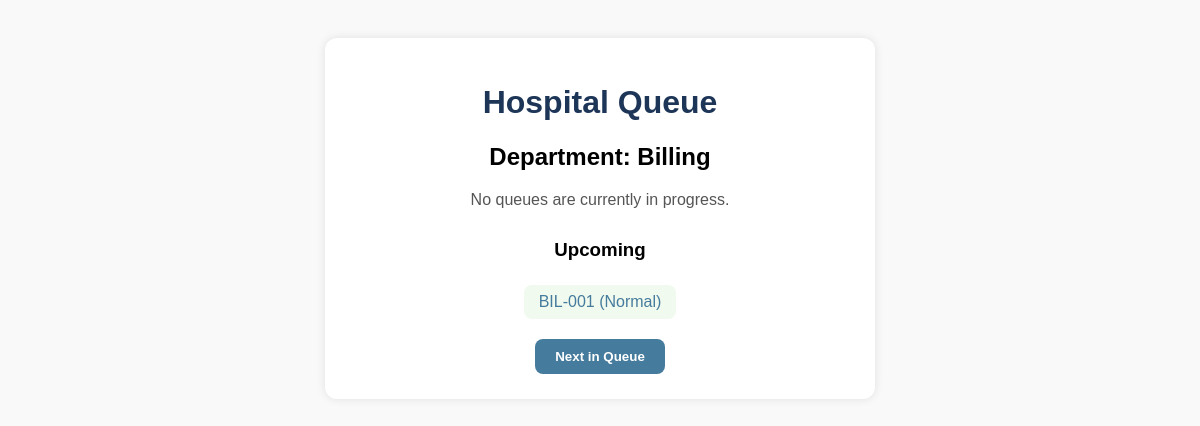
The app's page /queue_bil.php, older data.
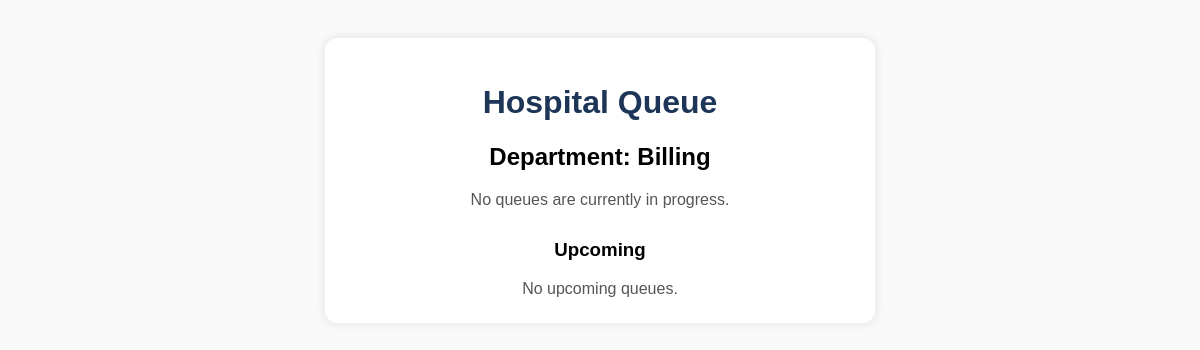
The same page, newer data.
### tables this page shows
CREATE TABLE `queues` (
  `qid` int(11) NOT NULL,
  `queue_num` varchar(20) NOT NULL,
  `status` enum('waiting','in-progress','completed') DEFAULT 'waiting',
  `service_name` enum('Blood Test','Urinalysis','Medication Pickup','Prescription Refill','Physical Therapy','X-ray Scan','CT Scan','Hemodialysis','Payment','Billing Inquiry','Ultrasound Scan','Record Request','Record Update') NOT NULL,
  `priority` enum('Normal','Emergency','PWD','Senior_Citizen','Pregnant') DEFAULT 'Normal',
  `department_id` int(11) NOT NULL,
  `created_at` datetime DEFAULT current_timestamp(),
  `updated_at` datetime DEFAULT current_timestamp() ON UPDATE current_timestamp()
);

### queue_bil.php (the view, shortened to what this page needs)
<?php
require('lib/conn.php');
$departmentId = isset($_GET['department_id']) ? intval($_GET['department_id']) : 1;
$deptName = "Unknown Department";
$deptStmt = $conn->prepare("SELECT name FROM departments WHERE dept_id = :dept_id");
$deptStmt->execute(['dept_id' => $departmentId]);
if ($row = $deptStmt->fetch()) {
    $deptName = $row['name'];
}
$currentStmt = $conn->prepare("
SELECT * FROM queues
WHERE status = 'in-progress' AND department_id = :dept_id
ORDER BY
    CASE priority
        WHEN 'emergency' THEN 1
        WHEN 'PWD' THEN 2
        WHEN 'Senior_Citizen' THEN 3
        WHEN 'pregnant' THEN 4
        ELSE 5
    END,
    CAST(SUBSTRING(queue_num, 5) AS UNSIGNED) ASC
LIMIT 1
");
$currentStmt->execute(['dept_id' => $departmentId]);
$currentQueue = $currentStmt->fetch();
$upcomingSql = "
SELECT *
FROM queues
WHERE status = 'waiting'
AND department_id = :dept_id
ORDER BY
    CASE
        WHEN priority IN ('emergency', 'PWD', 'Senior_Citizen', 'pregnant') THEN 0
        ELSE 1
    END,
    created_at ASC
";
$upcomingStmt = $conn->prepare($upcomingSql);
$upcomingStmt->execute(['dept_id' => $departmentId]);
$allUpcomingQueues = $upcomingStmt->fetchAll();
?>
<!DOCTYPE html>
<html lang="en">
<head>
</head>
<body>
  <div class="queue-box">
    <h1>Hospital Queue</h1>
    <h2>Department: <?= htmlspecialchars($deptName) ?></h2>
    <?php if ($currentQueue): ?>
      <div class="current">In-Progress</div>
      <div class="current-number"><?= str_pad($currentQueue['queue_num'], 3, '0', STR_PAD_LEFT); ?></div>
      <div class="details">
        Service: <?= htmlspecialchars($currentQueue['service_name']); ?> |
        Priority: <strong><?= ucfirst($currentQueue['priority']); ?></strong>
      </div>
    <?php else: ?>
      <div class="details">No queues are currently in progress.</div>
    <?php endif; ?>
    <div class="upcoming">
      <h3>Upcoming</h3>
      <?php foreach ($allUpcomingQueues as $q): ?>
        <span>
          <?= str_pad($q['queue_num'], 3, '0', STR_PAD_LEFT); ?>
          (<?= ucfirst($q['priority']); ?>)
        </span>
      <?php endforeach; ?>
    </div>
    <?php if (count($allUpcomingQueues) > 0): ?>
      <form method="post">
        <button type="submit" name="next_in_queue" class="next-button">Next in Queue</button>
      </form>
    <?php else: ?>
      <div class="details">No upcoming queues.</div>
    <?php endif; ?>
  </div>
</body>
</html>

Row changes from the older to the newer data that the page shows:
removed queues: queue_num "BIL-001", priority "Normal"
Text that changed along with them:
text no longer shown: "Next in Queue"
text now shown: "No upcoming queues."
